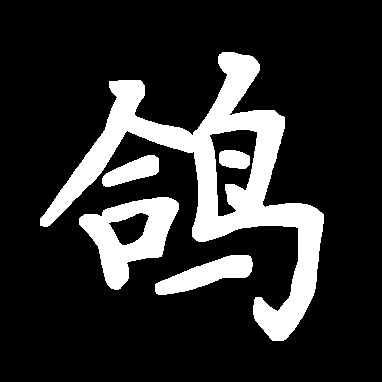
#> input picture 凸包提取/seg/1.jpg, 382 x 382 px; its folder holds 4 pictures in this run
$ python come.py
#> lines starting #> are read from the running program, lines starting #| are printed output that depends on the picture; after the words box and inside, x2 and y2 are one past the last pixel; in counts of white or black regions, pixels touching at a corner belong together
import cv2
import numpy as np
import os

dispose_dir = 'seg'  # 数据集文件夹
save_path = 'out'  # 输出文件夹


for i_temp in range(3):
    # 输入模板原图
    img_ori = os.path.join(dispose_dir, str(i_temp + 1) + '.jpg')
    img = cv2.imread(img_ori)
#> img is the input picture: shape (382, 382, 3); min 0, max 255, mean 45.4
    img=cv2.cvtColor(img,cv2.COLOR_BGR2GRAY)
#> img: shape (382, 382)
    #加一层高斯模糊
    img=cv2.GaussianBlur(img,(5,5),0)
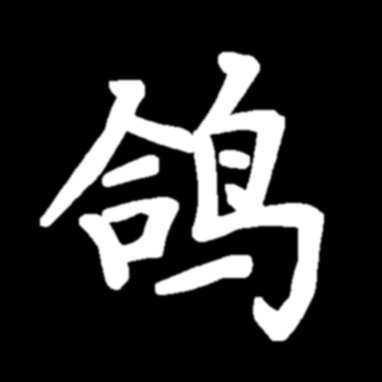
#> img: shape (382, 382); min 0, max 255, mean 45.4
    #img = cv2.bilateralFilter(img, 0, 100, 250) # 双边滤波变差
    kernel = np.array([[-1, -1, -1], [-1, 9, -1], [-1, -1, -1]])
    img = cv2.filter2D(img, -1, kernel)

    #轮廓
    contours, _ = cv2.findContours(img,cv2.RETR_LIST, cv2.CHAIN_APPROX_SIMPLE)
#> contours = 130 contours, 102 with area under 20; largest, box (x1, y1, x2, y2) and area: (39, 51, 325, 342) 20439, (78, 196, 180, 291) 5113, (209, 129, 258, 217) 2456, (154, 254, 254, 296) 1894, (101, 154, 160, 188) 1002
    # 合并所有轮廓
    all_contours = np.vstack(contours)
#> all_contours = contour of 2698 points, box (x1, y1, x2, y2) (39, 48, 328, 344), area 13543
    # 计算整体的凸包
    overall_hull = cv2.convexHull(all_contours)  # 计算整体凸包
#> overall_hull = contour of 19 points, box (x1, y1, x2, y2) (39, 48, 328, 344), area 61102
    # 在原图上绘制整体凸包
    cv2.drawContours(img, [overall_hull], -1, (255, 255, 255), -1)  # 绘制整体凸包
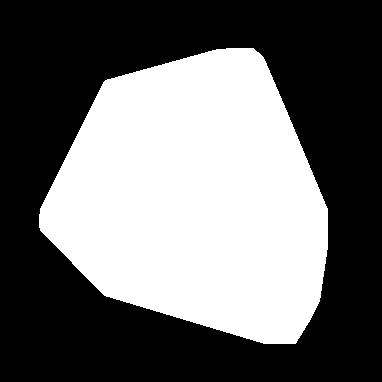
#> img: shape (382, 382); 42.2% white; 1 white region, box (x1, y1, x2, y2) and area: (39, 48, 328, 344) 61543
    #img=cv2.resize(img,(150,150),interpolation=cv2.INTER_LANCZOS4)
    #开操作
    kernel = np.ones((5, 5), np.uint8)
    img = cv2.morphologyEx(img, cv2.MORPH_CLOSE, kernel)

    kernel = np.ones((2, 2), np.uint8)
    img = cv2.erode(img, kernel, iterations=1)
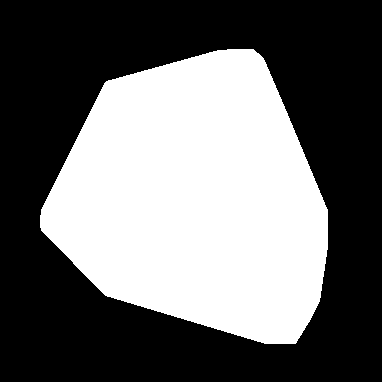
#> img: shape (382, 382); 41.8% white; 1 white region
    #加一层高斯模糊
    img=cv2.GaussianBlur(img,(3,3),0)
    # #加一层双边滤波
    img=cv2.bilateralFilter(img,3,75,250)
    #高斯模糊+双边滤波比锐化好


    cv2.imwrite(os.path.join(save_path, str(i_temp + 1) + '.jpg'), img)

    for j_temp in range(3):
        img_path = os.path.join(dispose_dir, str(i_temp + 1) + '_' + str(j_temp + 1) + '.jpg')
        img = cv2.imread(img_path)
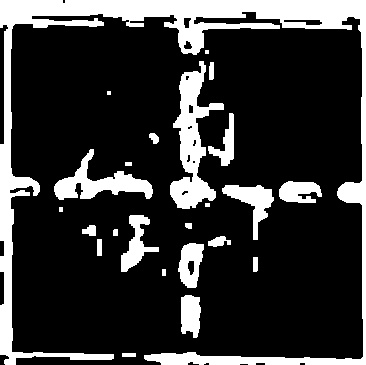
#> input picture 凸包提取/seg/1_1.jpg, 366 x 365 px
#> img is the input picture: shape (365, 366, 3); min 0, max 255, mean 52.5
        img=cv2.cvtColor(img,cv2.COLOR_BGR2GRAY)
#> img: shape (365, 366)
        kernel = np.array([[-1, -1, -1], [-1, 9, -1], [-1, -1, -1]])
        img = cv2.filter2D(img, -1, kernel)
        # 轮廓
        contours, _ = cv2.findContours(img, cv2.RETR_LIST, cv2.CHAIN_APPROX_SIMPLE)
#> contours = 802 contours, 777 with area under 20; largest, box (x1, y1, x2, y2) and area: (0, 0, 366, 365) 15354, (170, 61, 224, 209) 3102, (54, 149, 153, 200) 1684, (222, 185, 274, 240) 962, (178, 243, 204, 288) 788
        # 合并所有轮廓
        all_contours = np.vstack(contours)
#> all_contours = contour of 5107 points, box (x1, y1, x2, y2) (0, 0, 366, 365), area 25980
        # 计算整体的凸包
        overall_hull = cv2.convexHull(all_contours)  # 计算整体凸包
#> overall_hull = [[365, 364], [0, 364], [0, 0], [365, 0]]
        # 在原图上绘制整体凸包
        cv2.drawContours(img, [overall_hull], -1, (255, 255, 255), -1)  # 绘制整体凸包
#> img: shape (365, 366); every value is 255
#> (the run stopped early here; a loop or call above may not have finished)
